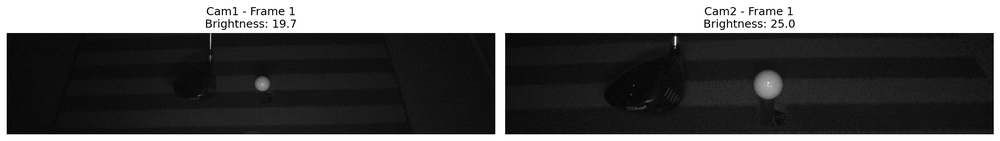
#> input picture driver_shot_sample_images.png, 1000 x 141 px, shrunk from 2235 x 316 before the run
$ python -i driver_2_golf_ball_detector.py   (imports and definitions only)
#> lines starting #> are read from the running program, lines starting #| are printed output that depends on the picture; after the words box and inside, x2 and y2 are one past the last pixel; in counts of white or black regions, pixels touching at a corner belong together
#!/usr/bin/env python3
"""
Driver 2 골프공 검출 시스템
Cam1: 1~11번에 골프공 있음
Cam2: 1~7번에 골프공 있음
"""

import cv2
import numpy as np
import matplotlib.pyplot as plt
import os
from pathlib import Path

class Driver2GolfBallDetector:
    def __init__(self, input_dir="data2/driver/2", output_dir="driver_2_result"):
        """Driver 2 골프공 검출기 초기화"""
        self.input_dir = input_dir
        self.output_dir = output_dir
        os.makedirs(self.output_dir, exist_ok=True)

        print("Driver 2 Golf Ball Detector Initialized")
        print(f"Input directory: {self.input_dir}")
        print(f"Output directory: {self.output_dir}")

        # 실제 골프공이 있는 프레임 정의
        self.golf_ball_frames = {
            'Cam1': list(range(1, 12)),  # 1~11
            'Cam2': list(range(1, 8))    # 1~7
        }

        print(f"Frames with actual golf balls:")
        print(f"  Cam1: {self.golf_ball_frames['Cam1']}")
        print(f"  Cam2: {self.golf_ball_frames['Cam2']}")

    def detect_golf_ball_optimized(self, img):
        """최적화된 골프공 검출"""
        # 1. 허프 원 검출 (가장 효과적인 방법)
        gray = cv2.cvtColor(img, cv2.COLOR_BGR2GRAY)

        # 최적화된 허프 원 파라미터
        circles = cv2.HoughCircles(
            gray, cv2.HOUGH_GRADIENT,
            dp=1, minDist=5,
            param1=20, param2=15,
            minRadius=2, maxRadius=25
        )

        if circles is not None:
            circles = np.round(circles[0, :]).astype("int")

            # 가장 밝은 원 선택
            best_circle = self.find_brightest_circle(circles, gray)
            if best_circle is not None:
                center = (best_circle[0], best_circle[1])
                radius = best_circle[2]

                # 밝기 확인
                mask = np.zeros(gray.shape, dtype=np.uint8)
                cv2.circle(mask, center, radius, 255, -1)
                mean_brightness = cv2.mean(gray, mask)[0]

                if mean_brightness > 30:
                    return center, radius, mask

        # 2. HSV 색상 기반 검출 (보조 방법)
        hsv = cv2.cvtColor(img, cv2.COLOR_BGR2HSV)

        # 매우 넓은 흰색 범위
        white_ranges = [
            ([0, 0, 160], [180, 80, 255]),  # Very wide white
            ([0, 0, 140], [180, 100, 255]), # Ultra wide white
        ]

        for lower, upper in white_ranges:
            lower_white = np.array(lower)
            upper_white = np.array(upper)

            # 흰색 마스크 생성
            white_mask = cv2.inRange(hsv, lower_white, upper_white)

            # 노이즈 제거
            kernel = np.ones((3, 3), np.uint8)
            white_mask = cv2.morphologyEx(white_mask, cv2.MORPH_OPEN, kernel)
            white_mask = cv2.morphologyEx(white_mask, cv2.MORPH_CLOSE, kernel)

            # 컨투어 검출
            contours, _ = cv2.findContours(white_mask, cv2.RETR_EXTERNAL, cv2.CHAIN_APPROX_SIMPLE)

            if not contours:
                continue

            # 가장 원형에 가까운 컨투어 선택
            best_contour = self.find_best_circular_contour(contours, min_area=5)

            if best_contour is not None:
                (x, y), radius = cv2.minEnclosingCircle(best_contour)
                center = (int(x), int(y))

                # 밝기 확인
                mask = np.zeros(gray.shape, dtype=np.uint8)
                cv2.circle(mask, center, int(radius), 255, -1)
                mean_brightness = cv2.mean(gray, mask)[0]

                if mean_brightness > 30:
                    return center, int(radius), white_mask

        return None, None, None

    def find_brightest_circle(self, circles, gray_img):
        """가장 밝은 원 찾기"""
        if len(circles) == 0:
            return None

        best_circle = None
        best_brightness = 0

        for circle in circles:
            center = (circle[0], circle[1])
            radius = circle[2]

            # 원 내부의 평균 밝기 계산
            mask = np.zeros(gray_img.shape, dtype=np.uint8)
            cv2.circle(mask, center, radius, 255, -1)
            mean_brightness = cv2.mean(gray_img, mask)[0]

            if mean_brightness > best_brightness:
                best_brightness = mean_brightness
                best_circle = circle

        return best_circle

    # [219 lines left out: functions find_best_circular_contour, create_detection_visualization, process_camera_sequence, process_all_cameras, main, not called in this run]

# [2 lines not run here, left out]

>>> import cv2
>>> picture = cv2.imread('driver_shot_sample_images.png')
#> picture is the input picture: shape (141, 1000, 3); min 0, max 255, mean 89.8
>>> result = Driver2GolfBallDetector().detect_golf_ball_optimized(picture)
#> in detect_golf_ball_optimized, `circles = cv2.HoughCircles( gray, cv2.HOUGH_GRADIENT, dp=1, minDist=5,..`: circles = 782 rows, first 8: [759.5, 102.5, 24.4], [798.5, 107.5, 24.4], [767.5, 84.5, 14.6], [798.5, 102.5, 24.4], [727.5, 109.5, 24.4], [632.5, 84.5, 24.4], [855.5, 75.5, 24.4], [752.5, 103.5, 24.4]
#> in detect_golf_ball_optimized, `circles = np.round(circles[0, :]).astype("int")`: circles = 782 rows, first 8: [760, 102, 24], [798, 108, 24], [768, 84, 15], [798, 102, 24], [728, 110, 24], [632, 84, 24], [856, 76, 24], [752, 104, 24]
#> the loop in find_brightest_circle, `for circle in circles:` made 782 passes
#> (radius, mean_brightness, best_brightness, best_circle) on passes 1, 3, 119, 242, 275, 298, 631: (24, 54.22, 54.22, [760, 102, 24]), (15, 119.7, 119.7, [768, 84, 15]), (22, 146.5, 146.5, [752, 28, 22]), (10, 191, 191, [222, 18, 10]), (15, 220.2, 220.2, [240, 12, 15]), (17, 220.9, 220.9, [740, 10, 17]), (6, 227.1, 227.1, [256, 16, 6])
#> (center, radius, mean_brightness) on passes 2, 4, 5, 6, 7, 8: ((798, 108), 24, 29.64), ((798, 102), 24, 33.24), ((728, 110), 24, 30.63), ((632, 84), 24, 11.3), ((856, 76), 24, 27.53), ((752, 104), 24, 44.11)
#> after the loop in find_brightest_circle, `for circle in circles:`:
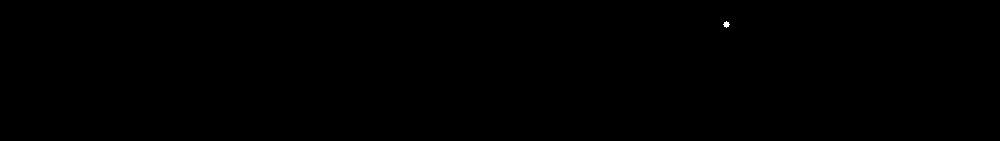
#> mask: shape (141, 1000); 0.02% white; 1 white region, box (x1, y1, x2, y2) and area: (723, 21, 730, 28) 29
#> after the loop in find_brightest_circle, `for circle in circles:`: best_brightness = 227.1
#> in detect_golf_ball_optimized, `best_circle = self.find_brightest_circle(circles, gray)`: best_circle = [256, 16, 6]
#> in detect_golf_ball_optimized, `center = (best_circle[0], best_circle[1])`: center = (256, 16)
#> in detect_golf_ball_optimized, `radius = best_circle[2]`: radius = 6
#> in detect_golf_ball_optimized, `cv2.circle(mask, center, radius, 255, -1)`:
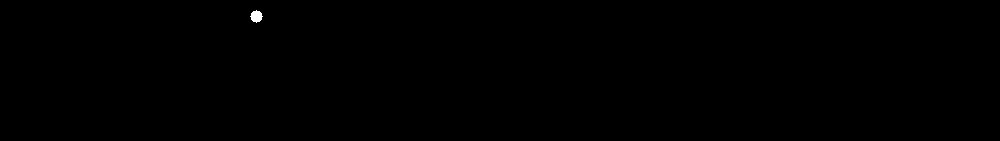
#> mask: shape (141, 1000); 0.08% white; 1 white region, box (x1, y1, x2, y2) and area: (250, 10, 263, 23) 113
#> in detect_golf_ball_optimized, `mean_brightness = cv2.mean(gray, mask)[0]`: mean_brightness = 227.1
